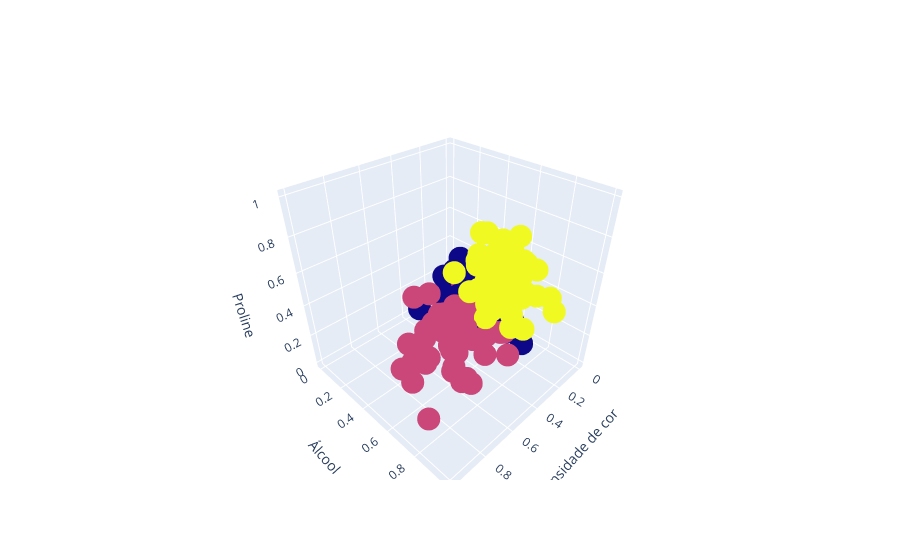

Here is the notebook cell this chart was saved with:
### Code cell
#adicionando nome dos eixos
fig.update_layout(scene = dict(
    xaxis_title = 'Intensidade de cor',
    yaxis_title = 'Álcool',
    zaxis_title = 'Proline'
))
fig.show()

### Figure 1 — Plotly figure (JSON) as saved in the notebook; plotly's stock layout.template omitted (floating-point values rounded to 4 significant figures; data arrays with more than 128 entries replaced by an {"elided": "..."} marker saying what was removed)
{"data": [{"marker": {"color": {"elided": "178 int values"}}, "mode": "markers", "text": {"elided": "178 int values"}, "type": "scatter3d", "x": {"elided": "178 float values"}, "y": {"elided": "178 float values"}, "z": {"elided": "178 float values"}}], "layout": {"scene": {"xaxis": {"title": {"text": "Intensidade de cor"}}, "yaxis": {"title": {"text": "Álcool"}}, "zaxis": {"title": {"text": "Proline"}}}}}
